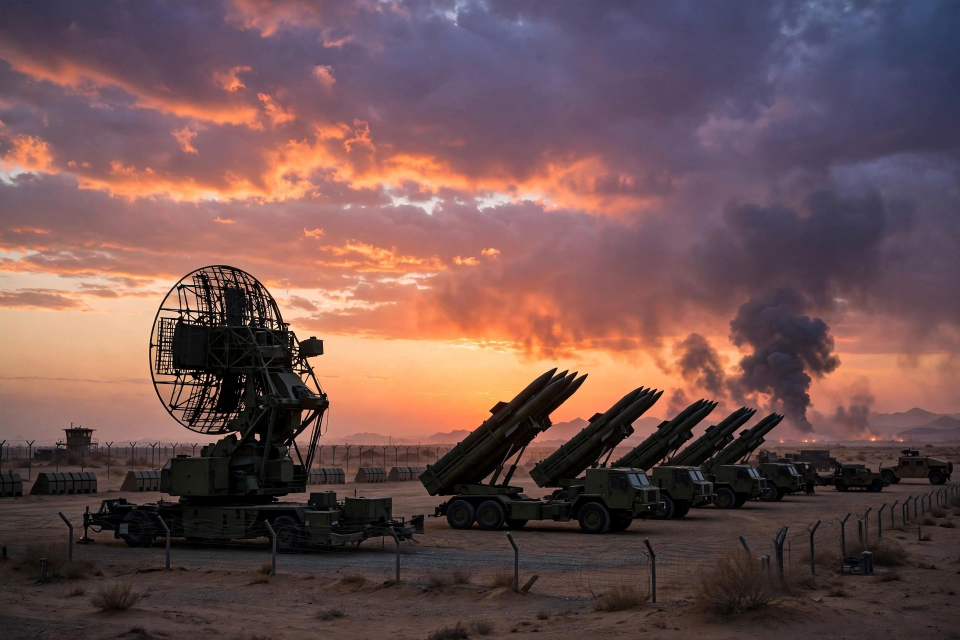
#> input picture assets/hero.webp, 1920 x 1280 px (shown at 1/2 size)
$ python compose.py
#> lines starting #> are read from the running program, lines starting #| are printed output that depends on the picture
#!/usr/bin/env python3
"""Render the news-image-20261122 entry: a one-page evening newspaper
summing up the world's news of Sunday 22 November 2026.

Reads the four photo panels from assets/ (generated in this repo, no text
in them) and draws every word of the page with Pillow. Output is
entry.png, 1024x1024, at most 1 MiB. Deterministic: same inputs give the
same bytes on every run.
"""

import os
from PIL import Image, ImageDraw, ImageFont

HERE = os.path.dirname(os.path.abspath(__file__))
ASSETS = os.path.join(HERE, "assets")
OUT = os.path.join(HERE, "entry.png")

W, H = 1024, 1024
MARGIN = 40
CONTENT_W = W - 2 * MARGIN  # 944

PAPER = (250, 246, 236)   # warm newspaper white
INK = (18, 18, 18)        # near-black
RED = (176, 30, 36)       # masthead red
GRAY = (110, 108, 100)    # dateline / credit gray
LIGHT_RULE = (190, 184, 172)

FONT_DIR = "/usr/share/fonts/truetype/noto"
SERIF_BLACK = os.path.join(FONT_DIR, "NotoSerif-Black.ttf")
SERIF_BOLD = os.path.join(FONT_DIR, "NotoSerif-Bold.ttf")
SERIF_REG = os.path.join(FONT_DIR, "NotoSerif-Regular.ttf")
SANS_BOLD = os.path.join(FONT_DIR, "NotoSans-Bold.ttf")
SANS_REG = os.path.join(FONT_DIR, "NotoSans-Regular.ttf")


def font(path, size):
    return ImageFont.truetype(path, size)


def text_w(draw, text, fnt):
    return draw.textlength(text, font=fnt)


def fit_single_line(draw, text, path, start, minimum, max_w):
    """Largest font size (start down to minimum) whose line fits max_w."""
    size = start
    while size > minimum:
        fnt = font(path, size)
        if text_w(draw, text, fnt) <= max_w:
            return fnt
        size -= 1
    return font(path, minimum)


def wrap(draw, text, fnt, max_w):
    """Greedy word wrap; returns list of lines."""
    lines, cur = [], ""
    for word in text.split():
        trial = word if not cur else cur + " " + word
        if text_w(draw, trial, fnt) <= max_w:
            cur = trial
        else:
            if cur:
                lines.append(cur)
            cur = word
    if cur:
        lines.append(cur)
    return lines


def fit_wrapped(draw, text, path, start, minimum, max_w, max_lines):
    """Largest font size whose wrap fits within max_lines; returns (font, lines)."""
    size = start
    while size >= minimum:
        fnt = font(path, size)
        lines = wrap(draw, text, fnt, max_w)
        if len(lines) <= max_lines:
            return fnt, lines
        size -= 1
    fnt = font(path, minimum)
    return fnt, wrap(draw, text, fnt, max_w)[:max_lines]


def draw_centered(draw, y, text, fnt, fill, x0=MARGIN, x1=W - MARGIN):
    w = text_w(draw, text, fnt)
    draw.text(((x0 + x1 - w) / 2, y), text, font=fnt, fill=fill)


def cover(im, tw, th):
    """Center-crop the image to the target aspect, then resize (Lanczos)."""
    iw, ih = im.size
    scale = max(tw / iw, th / ih)
    nw, nh = int(round(iw * scale)), int(round(ih * scale))
    im = im.resize((nw, nh), Image.LANCZOS)
    left = (nw - tw) // 2
    top = (nh - th) // 2
    return im.crop((left, top, left + tw, top + th))


def main():
    page = Image.new("RGB", (W, H), PAPER)
    draw = ImageDraw.Draw(page)

    # --- top red bar -------------------------------------------------
    draw.rectangle([0, 0, W, 10], fill=RED)

    # --- masthead ----------------------------------------------------
    mast = fit_single_line(draw, "THE WORLD TODAY", SERIF_BLACK, 72, 40, CONTENT_W)
    draw_centered(draw, 26, "THE WORLD TODAY", mast, INK)

    # --- date line ---------------------------------------------------
    date_fnt = font(SANS_BOLD, 21)
    draw_centered(draw, 108, "SUNDAY, 22 NOVEMBER 2026", date_fnt, RED)

    # --- dateline ----------------------------------------------------
    dl_fnt = font(SANS_REG, 15)
    draw_centered(draw, 136, "MANAMA  \u2022  ANTALYA  \u2022  SINALOA  \u2022  SHENZHEN",
                  dl_fnt, GRAY)

    # --- double rule -------------------------------------------------
    draw.line([(MARGIN, 162), (W - MARGIN, 162)], fill=INK, width=2)
    draw.line([(MARGIN, 167), (W - MARGIN, 167)], fill=INK, width=1)

    # --- hero photo --------------------------------------------------
    hero = Image.open(os.path.join(ASSETS, "hero.webp")).convert("RGB")
#> hero is the input picture: PIL image 1920x1280 RGB; mean R, G, B 112, 82.3, 81.4
    hero = cover(hero, CONTENT_W, 208)
#> in cover, `return im.crop((left, top, left + tw, top + th))`:
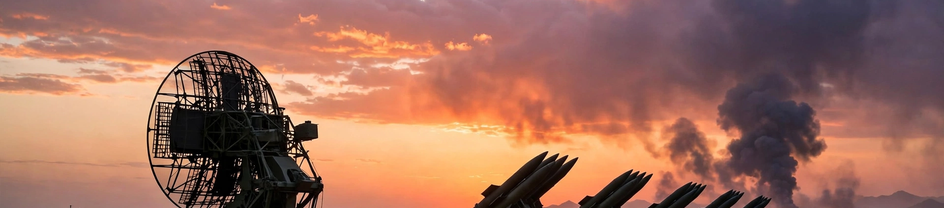
#> returned value: PIL image 944x208 RGB; mean R, G, B 160.4, 110.3, 94.4
    hy = 178
    page.paste(hero, (MARGIN, hy))
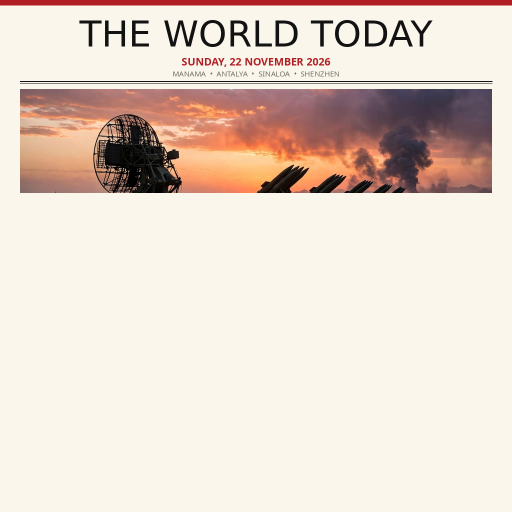
#> page: PIL image 1024x1024 RGB (shown at 1/2 size); mean R, G, B 229.1, 214.7, 204
    draw.rectangle([MARGIN, hy, W - MARGIN, hy + 208], outline=INK, width=1)

    # chip "THE GULF" bottom-left inside the photo
    chip_fnt = font(SANS_BOLD, 15)
    chip_text = "THE GULF"
    chip_w = int(text_w(draw, chip_text, chip_fnt)) + 24
#> chip_w = 95
    chip_h = 30
    chip_y = hy + 208 - chip_h - 10
    draw.rectangle([MARGIN + 10, chip_y, MARGIN + 10 + chip_w, chip_y + chip_h],
                   fill=RED)
    draw.text((MARGIN + 22, chip_y + 6), chip_text, font=chip_fnt, fill=(255, 255, 255))

    # --- hero headline (one line, auto-fit) --------------------------
    head_fnt = fit_single_line(draw, "IRAN HITS US BASES IN BAHRAIN",
                               SERIF_BOLD, 54, 28, CONTENT_W)
    draw_centered(draw, 396, "IRAN HITS US BASES IN BAHRAIN", head_fnt, INK)

    # --- hero deck (two lines, centered) -----------------------------
    deck = ("Tehran claims missiles and drones struck two Patriot radars; "
            "Bahrain says an industrial site burned, with no casualties.")
    deck_fnt, deck_lines = fit_wrapped(draw, deck, SERIF_REG, 22, 16,
                                       CONTENT_W - 40, 2)
#> deck_lines = 2 items
    dy = 452
    for line in deck_lines:
        draw_centered(draw, dy, line, deck_fnt, INK)
        dy += int(deck_fnt.size * 1.35)
#> this loop made 2 passes
#> (w in draw_centered, dy) on passes 1 to 2: (807.4, 481), (433.8, 510)
#> after the loop, dy = 510

    # --- market ribbon (full page width) -----------------------------
    ribbon_y, ribbon_h = 506, 42
    draw.rectangle([0, ribbon_y, W, ribbon_y + ribbon_h], fill=RED)
    ribbon_fnt = fit_single_line(
        draw, "MARKETS IN CORRECTION  \u2022  S&P 500 -3.7% AS AI SELL-OFF SPREADS",
        SANS_BOLD, 22, 14, W - 32)
    draw_centered(draw, ribbon_y + 9,
                  "MARKETS IN CORRECTION  \u2022  S&P 500 -3.7% AS AI SELL-OFF SPREADS",
                  ribbon_fnt, (255, 255, 255), x0=0, x1=W)

    # --- three columns ------------------------------------------------
    cols = [
        ("climate.webp", "CLIMATE", "COP31 IN OVERTIME",
         "Antalya talks pass a second day past deadline, deadlocked over fossil fuels."),
        ("mexico.webp", "MEXICO", "CARTEL BOSS SEIZED",
         "Mexico captures FBI most-wanted \u2018El Chapo Isidro\u2019 in Sinaloa; "
         "11 killed in the raid."),
        ("summit.webp", "SUMMIT", "THREE LEADERS, ONE TABLE",
         "Trump, Xi and Putin meet in Shenzhen and agree to talk on nuclear risks."),
    ]
    col_w = 304
    gap = 16
    photo_h = 126
    cy = 564
    for i, (img_name, kicker, headline, deck_text) in enumerate(cols):
        x = MARGIN + i * (col_w + gap)
        im = Image.open(os.path.join(ASSETS, img_name)).convert("RGB")
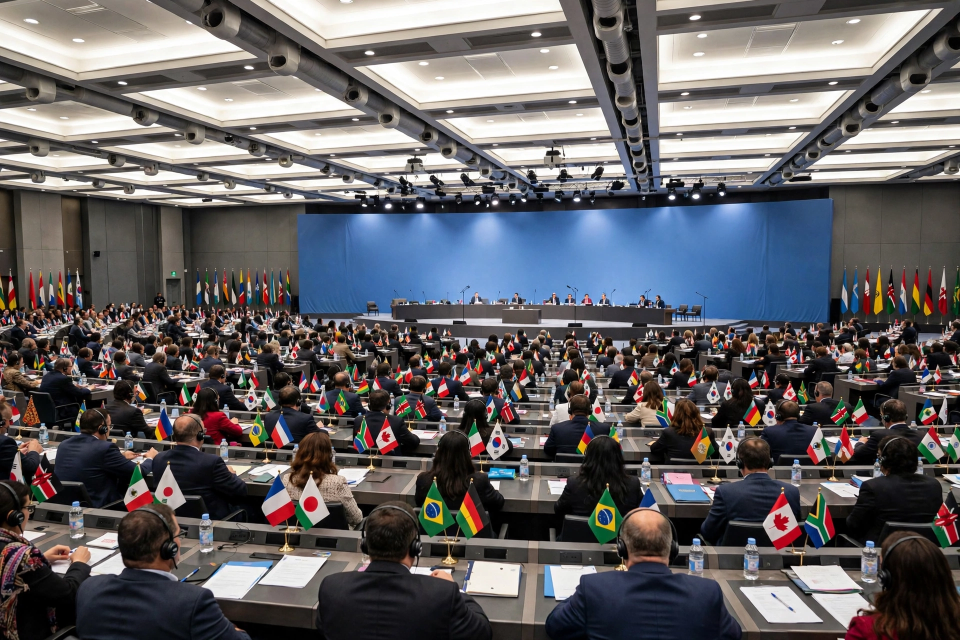
#> input picture assets/climate.webp, 1920 x 1280 px (shown at 1/2 size)
#> im is the input picture: PIL image 1920x1280 RGB; mean R, G, B 100, 97.6, 100
        page.paste(cover(im, col_w, photo_h), (x, cy))
#> call 2 of cover, with tw = 304, th = 126
#> in cover (call 2), `im = im.resize((nw, nh), Image.LANCZOS)`:
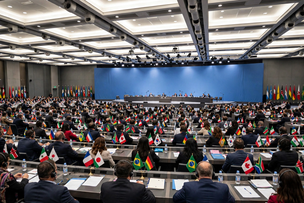
#> im: PIL image 304x203 RGB; mean R, G, B 100, 97.6, 100.1
#> in cover (call 2), `return im.crop((left, top, left + tw, top + th))`:
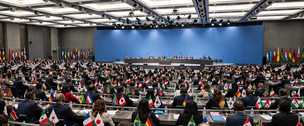
#> returned value: PIL image 304x126 RGB; mean R, G, B 91.3, 90.7, 96.3
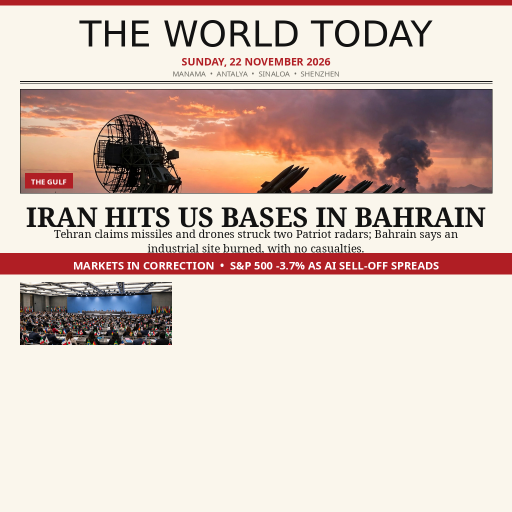
#> page: PIL image 1024x1024 RGB (shown at 1/2 size); mean R, G, B 215.7, 196, 186.7
        draw.rectangle([x, cy, x + col_w, cy + photo_h], outline=INK, width=1)

        kick_fnt = font(SANS_BOLD, 15)
        draw.text((x, cy + photo_h + 10), kicker, font=kick_fnt, fill=RED)

        h_fnt, h_lines = fit_wrapped(draw, headline, SERIF_BOLD, 28, 18,
                                     col_w, 2)
#> h_lines = ['COP31 IN OVERTIME']
        hy2 = cy + photo_h + 34
        for line in h_lines:
            draw.text((x, hy2), line, font=h_fnt, fill=INK)
            hy2 += int(h_fnt.size * 1.22)
#> this loop made 1 pass
#> (line, hy2) on pass 1: ('COP31 IN OVERTIME', 758)
#> after the loop, hy2 = 758

        d_fnt, d_lines = fit_wrapped(draw, deck_text, SERIF_REG, 18, 13,
                                     col_w, 4)
#> d_lines = ['Antalya talks pass a second day', 'past deadline, deadlocked over', 'fossil fuels.']
        dy2 = hy2 + 6
#> dy2 = 764
        for line in d_lines:
            draw.text((x, dy2), line, font=d_fnt, fill=INK)
            dy2 += int(d_fnt.size * 1.32)
#> this loop made 3 passes
#> (line, dy2) on passes 1 to 3: ('Antalya talks pass a second day', 787), ('past deadline, deadlocked over', 810), ('fossil fuels.', 833)
#> after the loop, dy2 = 833
#> pass 2 of the loop in main, `for i, (img_name, kicker, headline, deck_text) in enumerate(cols):`:
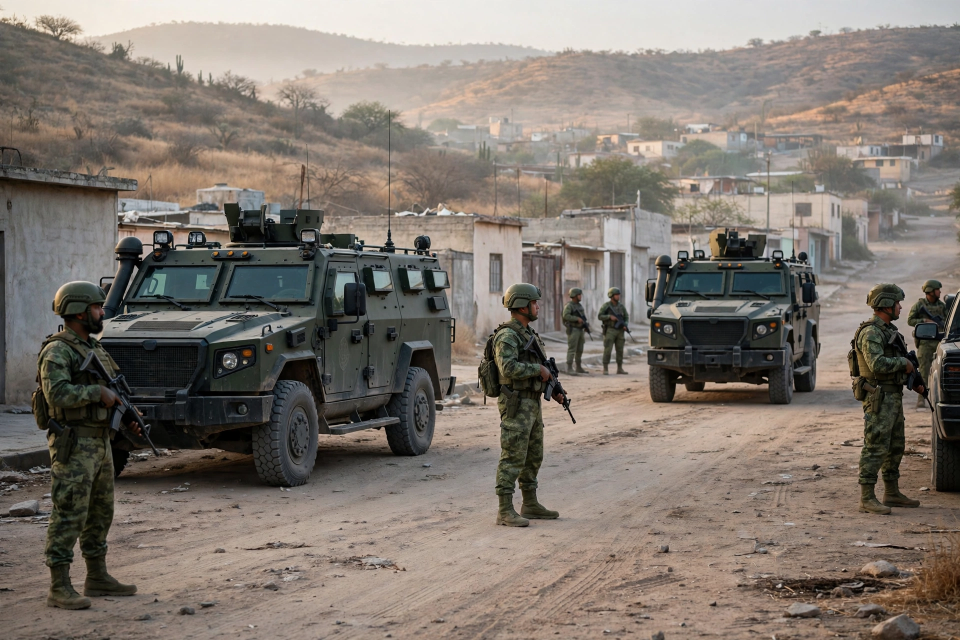
#> input picture assets/mexico.webp, 1920 x 1280 px (shown at 1/2 size)
#> in main, im is the input picture: PIL image 1920x1280 RGB; mean R, G, B 126.9, 118.4, 110.4
#> im: PIL image 304x203 RGB
#> in cover (call 3), `return im.crop((left, top, left + tw, top + th))`:
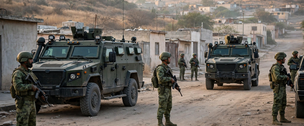
#> returned value: PIL image 304x126 RGB; mean R, G, B 106.6, 100.7, 93.8
#> in main, `page.paste(cover(im, col_w, photo_h), (x, cy))`:
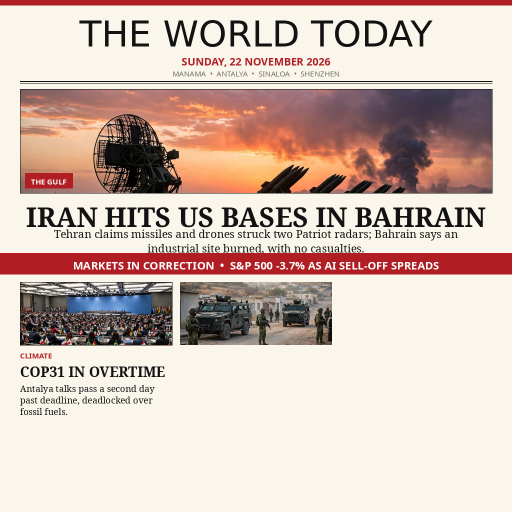
#> page: PIL image 1024x1024 RGB (shown at 1/2 size); mean R, G, B 209.2, 189.5, 180.3
#> h_lines = ['CARTEL BOSS', 'SEIZED']
#> the loop in main, `for line in h_lines:` made 2 passes
#> (line, hy2) on passes 1 to 2: ('CARTEL BOSS', 758), ('SEIZED', 792)
#> after the loop in main, `for line in h_lines:`: hy2 = 792
#> d_lines = ['Mexico captures FBI most-wanted', '‘El Chapo Isidro’ in Sinaloa; 11', 'killed in the raid.']
#> in main, `dy2 = hy2 + 6`: dy2 = 798
#> the loop in main, `for line in d_lines:` made 3 passes
#> (line, dy2) on passes 1 to 3: ('Mexico captures FBI most-wanted', 821), ('‘El Chapo Isidro’ in Sinaloa; 11', 844), ('killed in the raid.', 867)
#> after the loop in main, `for line in d_lines:`: dy2 = 867
#> pass 3 of the loop in main, `for i, (img_name, kicker, headline, deck_text) in enumerate(cols):`:
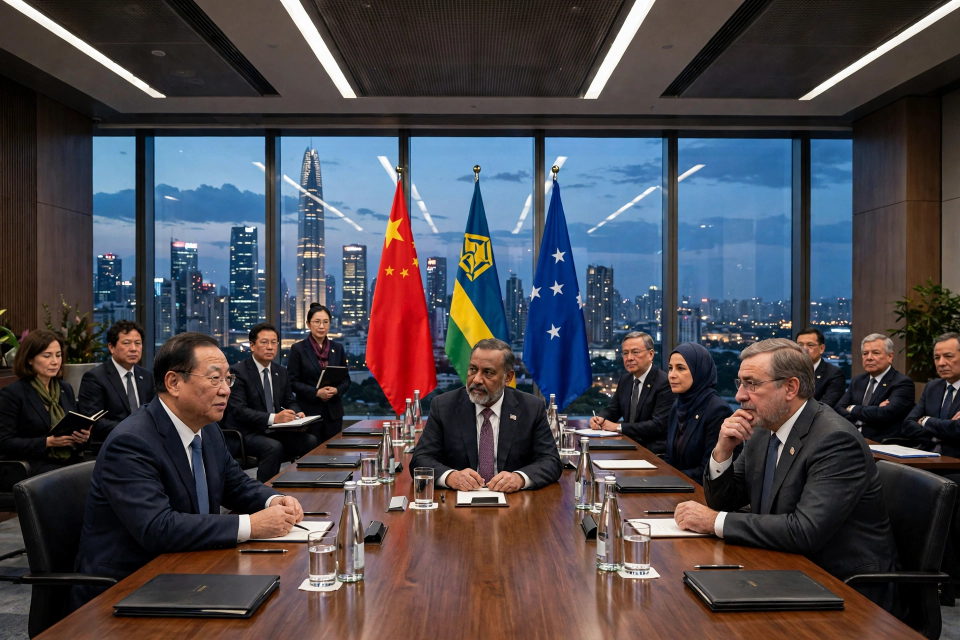
#> input picture assets/summit.webp, 1920 x 1280 px (shown at 1/2 size)
#> in main, im is the input picture: PIL image 1920x1280 RGB; mean R, G, B 73.1, 69.7, 74.9
#> im: PIL image 304x203 RGB
#> in cover (call 4), `return im.crop((left, top, left + tw, top + th))`:
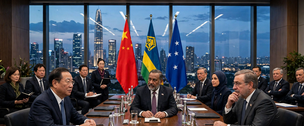
#> returned value: PIL image 304x126 RGB; mean R, G, B 72.4, 76.2, 88.2
#> in main, `page.paste(cover(im, col_w, photo_h), (x, cy))`:
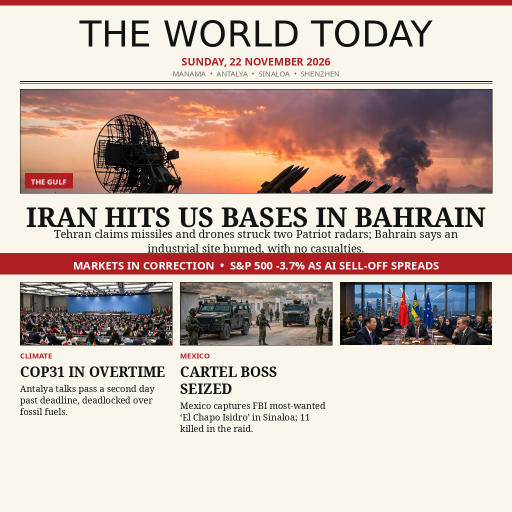
#> page: PIL image 1024x1024 RGB (shown at 1/2 size); mean R, G, B 201.5, 182, 173.7
#> h_lines = ['THREE LEADERS,', 'ONE TABLE']
#> the loop in main, `for line in h_lines:` made 2 passes
#> after the loop in main, `for line in h_lines:`: hy2 = 792
#> d_lines = ['Trump, Xi and Putin meet in', 'Shenzhen and agree to talk on', 'nuclear risks.']
#> in main, `dy2 = hy2 + 6`: dy2 = 798
#> the loop in main, `for line in d_lines:` made 3 passes
#> (line, dy2) on passes 1 to 3: ('Trump, Xi and Putin meet in', 821), ('Shenzhen and agree to talk on', 844), ('nuclear risks.', 867)
#> after the loop in main, `for line in d_lines:`: dy2 = 867

    # --- ALSO TODAY footer -------------------------------------------
    fy = 880
    draw.line([(MARGIN, fy), (W - MARGIN, fy)], fill=LIGHT_RULE, width=1)
    also_fnt = font(SANS_BOLD, 17)
    draw.text((MARGIN, fy + 8), "ALSO TODAY", font=also_fnt, fill=RED)
    draw.line([(MARGIN + 118, fy + 19), (W - MARGIN, fy + 19)], fill=RED, width=2)

    items = [
        "EU and Indonesia sign a trade deal covering 730 million people",
        "Russia hits Zelensky\u2019s hometown, Ukraine hits a Russian ship",
        "Magnitude 6.9 quake shakes Peru\u2019s Andes, no damage reported",
        "GTA VI sets a $3.79bn first-day sales record",
        "Factory fire in Indonesia kills 3, 36 missing",
        "Boat carrying mourners capsizes in Nigeria, 24 dead",
    ]
    col_x = [MARGIN, MARGIN + CONTENT_W // 2 + 8]
    col_w2 = CONTENT_W // 2 - 8
    row_y = [fy + 34, fy + 60, fy + 86]
    for idx, item in enumerate(items):
        cx = col_x[idx // 3]
        ry = row_y[idx % 3]
        it_fnt = fit_single_line(draw, item, SANS_REG, 15, 11, col_w2 - 18)
        draw.rectangle([cx, ry + 4, cx + 9, ry + 13], fill=RED)
        draw.text((cx + 16, ry), item, font=it_fnt, fill=INK)

    # --- credit line -------------------------------------------------
    credit_fnt = font(SANS_BOLD, 13)
    draw_centered(draw, 994, "THE WORLD TODAY  \u2022  SUNDAY, 22 NOVEMBER 2026",
                  credit_fnt, GRAY)

    # --- save: PNG if it fits, else JPEG stepped down ----------------
    page.save(OUT, format="PNG")
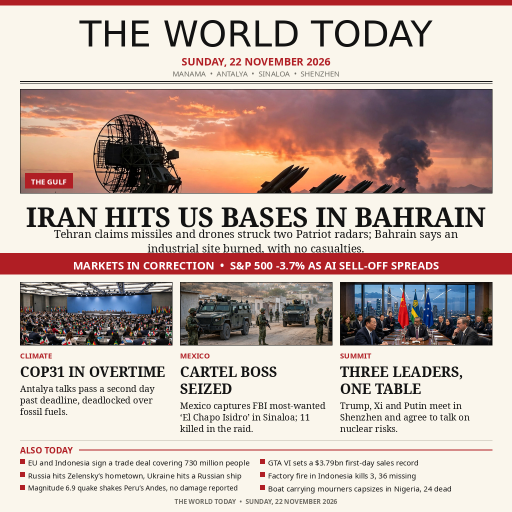
#> saved as entry.png: PIL image 1024x1024 RGB (shown at 1/2 size); mean R, G, B 198.2, 178.4, 170.3
    if os.path.getsize(OUT) > 1048576:
        for quality in (92, 88, 84, 80, 76, 72):
            page.save(OUT, format="JPEG", quality=quality, optimize=True)
            if os.path.getsize(OUT) <= 1048576:
                break
    print("wrote", OUT, os.path.getsize(OUT), "bytes")


if __name__ == "__main__":
    main()
